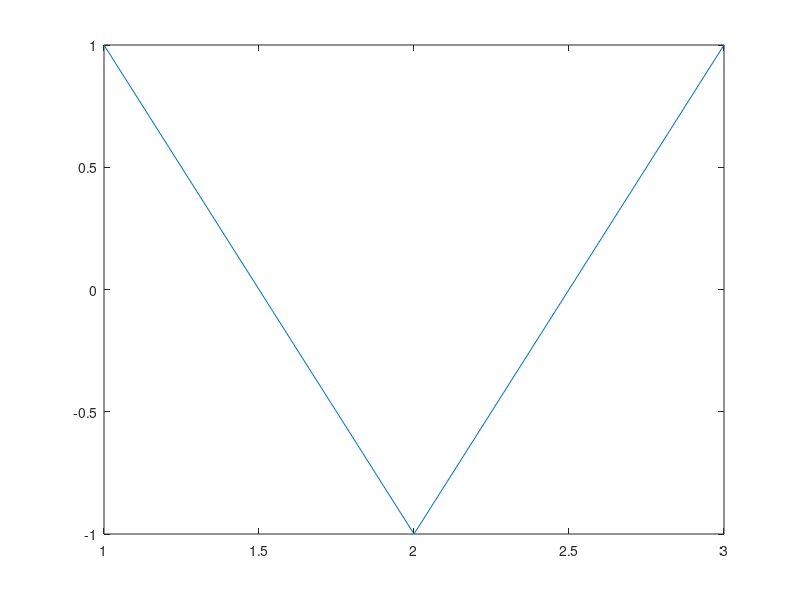

The MATLAB script that drew this image:
%% Lesly Scarlet Tineo Franco ID1108027

% Mi carrera es Ciencia de datos, escogí estudiar esta carrera debido a que
% su campo de aplicación es uno de los amplios, debido a su novedad la
% comunidad en internet respecto a esta carrera es muy activa y competitiva
% lo que ofrece multiples oportunidades de crecimiento personal y
% desarrollo de la materia. 
% Esta carrera también presenta salarios muy competitivos y con buenas
% oportunidades de empleo en espacios que ofrecen crecimiento y
% flexibilidad social. Me encanta que varios de los puestos disponibles
% para esta carrera sean totalmente virtuales o semipresenciales. 
%
% |Mi interés en estudiar MATLAB surge a partir de conocer a una profesora
% que me recomendó estudiar el lenguaje, este impulso inicial fue
% respaldado por varios articulos y videos de youtube que resaltaban que
% Matlab es útil en el manejo de bases de datos, visualizaciones y creación
% de modelos IA. Además, debido que no se encuentra en el top 10 de
% lenguajes más utilizados esto significa que los empleadores que necesitan
% una persona especializada en este lenguaje tiene un poco más de
% dificultades para encontrar a un candidato adecuado. Me gusta mucho la
% posibilidad de tener matrices en más de dos dimensiones y creo que si
% aprendo bien a utilizar la plataforma esta parte lo puede hacer muy
% interesante|
%
%
%% Diferencia entre las ecuaciones del seno y el coseno
% 
% $\sin(\theta) = \frac{{\text{{longitud del cateto opuesto}}}}{{\text{{longitud de la hipotenusa}}}}$
% $\cos(\theta) = \frac{{\text{{longitud del cateto adyacente}}}}{{\text{{longitud de la hipotenusa}}}}$
%
%% Gráfica de coseno

t = 0:pi:2*pi; 

figure; 
plot(cos(t));

% Para mejorar esta gráfica es posible: etiquetar los ejes, colocar un
% título para la grafica, cambiar el estilo de línea o cambiar los colores.
% En el caso de la forma V de la grafica es posible reducir el tamaño del
% saldo, diviendo pi por un numero grande para que la curva aparezca más
% suave.
